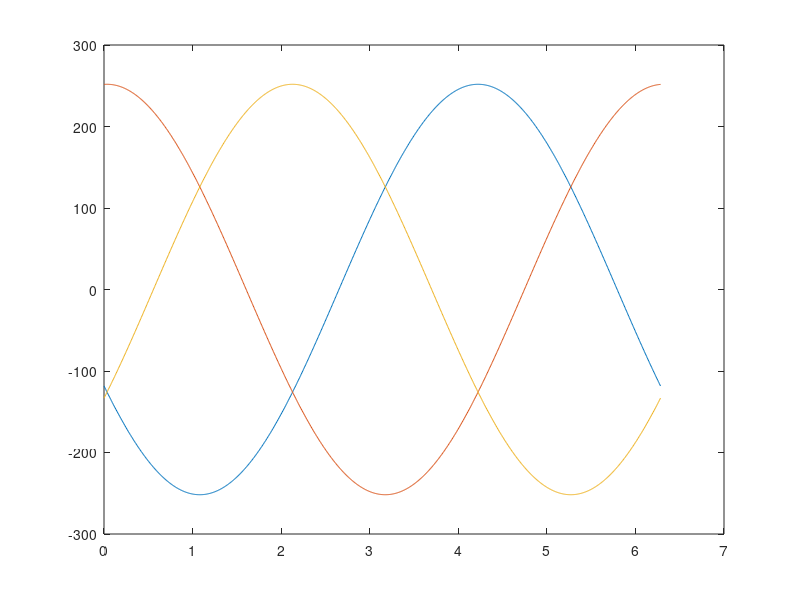
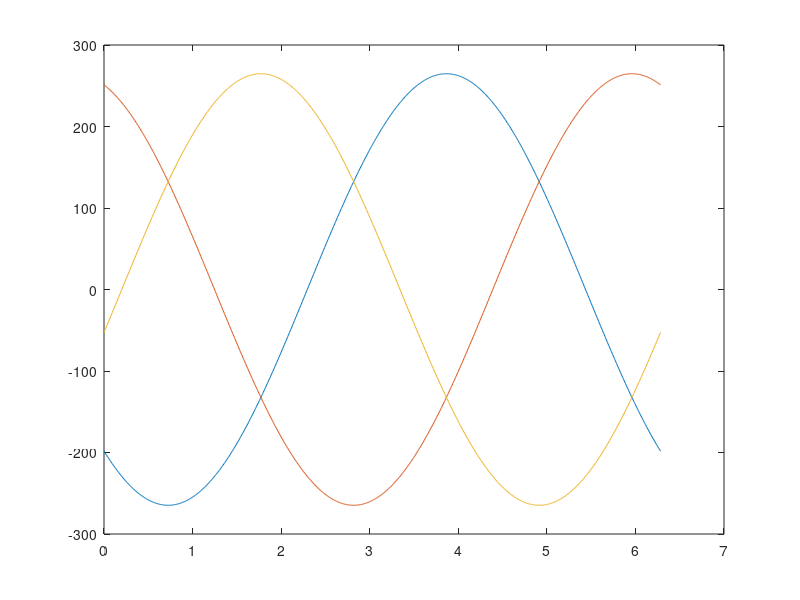
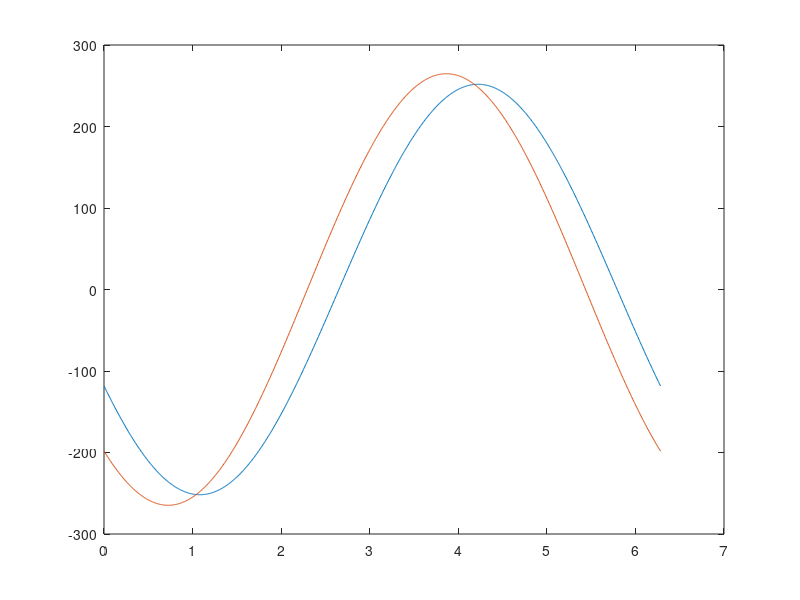
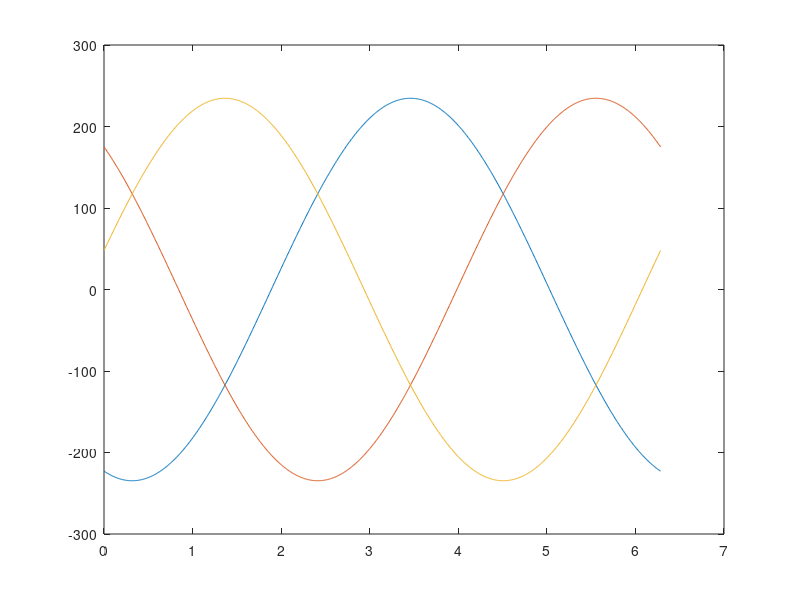

Write MATLAB code to recreate these figures, in order. (Note: this script raises an error after producing the figures.)
for n=[1] 
given_parameters=4;
% Given parameters- 4
id = -118.36; %  d-axis current value in A
iq = 222.25; %  q-axis current value in A
vd = -198.3; %  d-axis voltage value in V
vq = 175.4; %  q-axis voltage value in V
Vdc= 625; % DC link voltage in V
Ld= 66e-6; % d-axis inductance value in H
Lq=146e-6; % q-axis inductance value in H
Torque= 370; % Torque of the motor in N.m
RPM = 5000; % Rotational speed in RPM

%% Electrical Frequency
% Given values
p = 6; % Number of pole pairs
% Calculate electrical frequency
fe = (RPM * p) / 60;
%% Swithcing frequency and SPWM mode selection 

f1 = fe; % Fundamental frequency
fc = n*20*fe; %Selected carrier frequency 
pn = fc/f1; % Pulse number
cmode='none'; % reference common-mode injection 
cmode='tri6'; % reference common-mode injection 

%% Calculations 
debug_mode=1; % make 1 if you want to see the graphs
Length=1000;
theta= linspace(0,2*pi,Length); % Electrical angle in radians (change as per the rotor position or time-varying angle)

%% Time domain currents
% Given d-axis and q-axis currents (id, iq)
% Inverse Park Transformation: dq to alpha-beta
ialpha = id * cos(theta) - iq * sin(theta);
ibeta = id * sin(theta) + iq * cos(theta);
% Inverse Clarke Transformation: alpha-beta to abc
i_a = ialpha;
i_b = -0.5 * ialpha + (sqrt(3) / 2) * ibeta;
i_c = -0.5 * ialpha - (sqrt(3) / 2) * ibeta;

if debug_mode==1
figure('Name','Time Domain Currents')
plot(theta,i_a)
hold on; 
plot(theta,i_b)
hold on; 
plot(theta,i_c)
end
%% Time domain voltages 
% Given d-axis and q-axis voltages (vd, vq)
% Inverse Park Transformation: dq to alpha-beta
valpha = vd * cos(theta) - vq * sin(theta);
vbeta = vd * sin(theta) + vq * cos(theta);
% Inverse Clarke Transformation: alpha-beta to abc
v_a = valpha;
v_b = -0.5 * valpha + (sqrt(3) / 2) * vbeta;
v_c = -0.5 * valpha - (sqrt(3) / 2) * vbeta;

if debug_mode==1
figure('Name','Time Domain Voltages')
plot(theta,v_a)
hold on; 
plot(theta,v_b)
hold on; 
plot(theta,v_c)
end

%% i_a, v_a
if debug_mode==1
figure('Name','Time Domain Phase-A Current and Voltage')
plot(theta,i_a)
hold on; 
plot(theta,v_a)
end
%% Modulation index calculation
ma_calculated=2*max(v_a)/Vdc; % modulation index
peak_phase_current= max(i_a); % peak phase current

%% Power Factor Calculation
% Calculate apparent power (S) in dq frame
S = vd * id + vq * iq; % Real power in dq
V_magnitude = sqrt(vd^2 + vq^2); % Magnitude of voltage vector
I_magnitude = sqrt(id^2 + iq^2); % Magnitude of current vector
% Calculate power factor
power_factor = S / (V_magnitude * I_magnitude);

%% Display results
if debug_mode==1
clc
fprintf('modulation index: %.4f\n', ma_calculated);
fprintf('Power factor: %.4f\n', power_factor);
fprintf('Electrical Frequency: %.2f Hz\n', fe);
fprintf('DC-link Voltage: %.2f V\n', Vdc);fprintf('Peak phase current: %.2f A\n', peak_phase_current);
end 
%% Load angle calculation 
% Given Ld-Lq
vd_machine= vd+id*Ld*fe*2*pi;
vq_machine=vq-Lq*iq*fe*2*pi; 

% Inverse Park Transformation: dq to alpha-beta
valpha_machine = vd_machine * cos(theta) - vq_machine * sin(theta);
vbeta_machine = vd_machine * sin(theta) + vq_machine * cos(theta);
% Inverse Clarke Transformation: alpha-beta to abc
v_a_machine = valpha_machine;
v_b_machine = -0.5 * valpha_machine + (sqrt(3) / 2) * vbeta_machine;
v_c_machine = -0.5 * valpha_machine - (sqrt(3) / 2) * vbeta_machine;

theta_backEMF = atan2(vq_machine, vd_machine);
theta_voltage = atan2(vq, vd);
theta_current = atan2(iq, id);
theta_difference= theta_voltage-theta_backEMF;


if debug_mode==1
figure('Name','Time Domain Voltages of EM')
plot(theta,v_a_machine)
hold on; 
plot(theta,v_b_machine)
hold on; 
plot(theta,v_c_machine)

figure('Name','Time Domain Voltages of EM and Phase')
plot(theta,v_a_machine,'r')
hold on; 
plot(theta,v_a,'b')
hold on; 
end 
%% Load calculation 
resistance= 1.075*max(v_a)*power_factor/max(i_a);
%%

ma=ma_calculated;   % Modulation index
% f1 = fe; % Fundamental frequency
% fc = 34*fe; %Selected carrier frequency 
% pn = fc/f1; % Pulse number
npoints = 8*(1/f1)*1e7; % Number of timepoints
carrytype='tria'; % carrier type 
smp= 'ns';  % reference sampling mode 
% cmode='none'; % reference common-mode injection 
% % cmode='tri6'; % reference common-mode injection 
thetac=0; % carrier phase offset
start_angle= 0; % reference angle to start with
end_angle=16*pi; %reference angle to end with 
ma_dc=0; % DC reference

theta0=0; % reference phase offset
[vp_a,wt_a,carr_a,ref_a] = mod_2lcarr(ma, pn,  npoints ,carrytype,smp,cmode,theta0,thetac,start_angle,end_angle,ma_dc); 
 theta0=4*pi/3; % reference phase offset
[vp_b,wt_b,carr_b,ref_b] = mod_2lcarr(ma, pn,  npoints ,carrytype,smp,cmode,theta0,thetac,start_angle,end_angle,ma_dc); 
theta0=2*pi/3; % reference phase offset
[vp_c,wt_c,carr_c,ref_c] = mod_2lcarr(ma, pn,  npoints ,carrytype,smp,cmode,theta0,thetac,start_angle,end_angle,ma_dc); 
% Numerical waveforms during one cycle
vp= vp_a- (vp_a+vp_b+vp_c)/3;
wt= wt_a;
carr= carr_a;
ref= ref_a;

if debug_mode==1
figure('Name','Reference Voltages of the Modulation' )
plot(wt, ref_a,'r')
hold on 
plot(wt, ref_b,'b')
hold on; 
plot(wt, ref_b,'g')
hold on; 
end

%% Compute phase current in time domain (sinusoidal for simplicity)
Ud = 625; % p2p DC voltage
cosphi =power_factor;  % Cos(phi) at inverter terminal
ippk = peak_phase_current;  % Peak phase current
phi= acos(cosphi);       % Load angle
ip_a_t = ippk*cos(wt-phi);   % sampled phase current over one cycle
ip_b_t = ippk*cos(wt-phi-2*pi/3);   % sampled phase current over one cycle
ip_c_t = ippk*cos(wt-phi-4*pi/3);   % sampled phase current over one cycle

if debug_mode==1
figure('Name','Ideal Current Waveform of phases' )
plot(wt, ip_a_t,'r')
hold on 
plot(wt, ip_b_t,'b')
hold on; 
plot(wt, ip_c_t,'g')
hold on; 
end
%%
theta= wt; 
v_phase_a=vp_a*Ud/2;
v_phase_b=vp_b*Ud/2;
v_phase_c=vp_c*Ud/2;
ipA=ip_a_t;
ipB=ip_b_t;
ipC=ip_c_t;

rs=resistance;
t_end=theta(end)/f1/2/pi;

if debug_mode==1
figure('Name',' Phase Voltage, Phase current and Back-emf' )
plot(theta,v_phase_a)
hold on
plot(theta,ipA)
hold on
end


%% Time domain inductance Calculation
L_a = Ld * sin(theta-theta_difference).^2 + Lq *cos(theta-theta_difference).^2;
L_b = Ld * sin(theta-theta_difference-2*pi/3).^2 + Lq *cos(theta-theta_difference-2*pi/3).^2;
L_c = Ld * sin(theta-theta_difference+2*pi/3).^2 + Lq *cos(theta-theta_difference+2*pi/3).^2;

if debug_mode==1

figure('Name','Time Domain Indutances')
plot(theta,L_a, 'r')
hold on
plot(theta,L_b,'b')
hold on 
plot(theta,L_c,'g')

end

%%

i_a= zeros(size(v_phase_a));
i_b= zeros(size(v_phase_b));
i_c= zeros(size(v_phase_c));

time=wt/2/pi/f1; % angle-to-time
sample_time=time(2)-time(1); % sample_time

for t=2:length(time)

dL_dt = (L_a(t) - L_a(t-1)) / sample_time;
i_a(t) = i_a(t-1) + sample_time * ((v_phase_a(t) - rs*i_a(t-1) - dL_dt * i_a(t-1)) / L_a(t));


dL_dt = (L_b(t) - L_b(t-1)) / sample_time;
i_b(t) = i_b(t-1) + sample_time * ((v_phase_b(t) - rs*i_b(t-1) - dL_dt * i_b(t-1)) / L_b(t));

dL_dt = (L_c(t) - L_c(t-1)) / sample_time;
i_c(t) = i_c(t-1) + sample_time * ((v_phase_c(t) - rs*i_c(t-1) - dL_dt * i_c(t-1)) / L_c(t));

end

if debug_mode==1

figure('Name','Ideal and Solved Currents including Common mode- PhA')
plot(theta,i_a,'-.r')
hold on
plot(theta,ipA,'r')
hold on

figure('Name','Ideal and Solved Currents including Common mode- PhB')
plot(theta,i_b,'-.b')
hold on
plot(theta,ipB,'b')
hold on
figure('Name','Ideal and Solved Currents including Common mode- PhC')
plot(theta,i_c,'-.g')
hold on
plot(theta,ipC,'g')
hold on
end
%%
i_a_differential= i_a- (i_a+i_b+i_c)/3;
i_b_differential= i_b- (i_a+i_b+i_c)/3;
i_c_differential= i_c- (i_a+i_b+i_c)/3;

if debug_mode==1
figure; 
plot(theta,i_a_differential,'r')
hold on
plot(theta,ipA,'b')
hold on
end

if debug_mode==1
figure('Name','Solved Currents Differential')
plot(theta,i_a_differential,'r')
hold on
plot(theta,i_b_differential,'b')
hold on
plot(theta,i_c_differential,'g')
end

%%
Fs=1/sample_time;
Y = fft(i_a_differential);
L=length(time);
P2 = abs(Y/L);
P1 = P2(1:L/2+1);
P1(2:end-1) = 2*P1(2:end-1);
f = Fs/L*(0:(L/2));
%%
if debug_mode==1
figure('Name','Solved Currents FFT for phase-A')
plot(f,P1,"LineWidth",3) 
title("Single-Sided Amplitude Spectrum of X(t)")
xlabel("f (Hz)")
ylabel("|P1(f)|")
xlim([0 20000])
end
%% 
required_length=round(1/fe/sample_time);

start=required_length*4;

time2= time(start:start+required_length);
time2=time2-time2(1);
i_a_differential2= i_a_differential(start:start+required_length);
i_b_differential2= i_b_differential(start:start+required_length);
i_c_differential2= i_c_differential(start:start+required_length);


frequency=1/(time2(end)-time2(1));
theta2=linspace(0,2*pi,length(i_a_differential2));

theta2=theta2-(pi+theta_difference)+0.35; % findind dq update

% Initialize arrays to store results
id2 = zeros(size(time2));
iq2 = zeros(size(time2));

% Compute i_d and i_q over the fundamental period
for k = 1:length(time2)
    thetax=theta2(k); % Electrical angle at each time step
    % Clarke Transformation (3-phase to 2-phase stationary coordinates)
    i_alpha2 = i_a_differential2(k);
    i_beta2 = (1 / sqrt(3)) * (i_a_differential2(k) + 2 * i_b_differential2(k));
    % Park Transformation (Stationary to Rotating Coordinates)
    id2(k) = i_alpha2 * cos(thetax) + i_beta2 * sin(thetax);
    iq2(k) = -i_alpha2 * sin(thetax) + i_beta2 * cos(thetax);
end

id_mean=mean(id2);
iq_mean = mean(iq2);
is= sqrt(id_mean^2+iq_mean^2)
%%
if debug_mode==1
figure('Name','dq')
plot(time2,id2) 
hold on
plot(time2,iq2) 
end

%%

% Create a struct to store all data
data.time = time2;
data.i_d_time = id2;
data.i_q_time= iq2;
data.id = id;
data.iq = iq;
data.id_mean = id_mean;
data.iq_mean = iq_mean;
data.vd = vd;
data.vq = vq;
data.Ld = Ld;
data.Lq = Lq;
data.Torque= Torque;
data.Speed= RPM;
data.fundamentalfrequency=fe;
data.fsw=fc;
data.mode=cmode;

% Save the struct to a .mat file

% Define the folder where you want to save the file
saveFolder = 'C:\Github\KTH\IEMDC-2025\Waveforms'; % Replace with the actual folder pat
folder2 =  num2str(given_parameters);  % Converts the number to a string with single quotes '123'
saveFolder=fullfile(saveFolder,folder2);

% Check if the folder exists, create it if it doesn't
if ~isfolder(saveFolder)
    mkdir(saveFolder);
end

% Determine the filename with an incrementing number
baseFilename = 'current_waveform';

fileNumber = 1;

% Check for existing files with similar names and increment
while exist(fullfile(saveFolder, sprintf('%s%d.mat', baseFilename, fileNumber)), 'file')
    fileNumber = fileNumber + 1;
end

% Define the final filename with the folder path
finalFilename = fullfile(saveFolder, sprintf('%s%d.mat', baseFilename, fileNumber));

% Save the struct to the determined filename
save(finalFilename, 'data');

fprintf('Data saved to %s\n', finalFilename);

end
